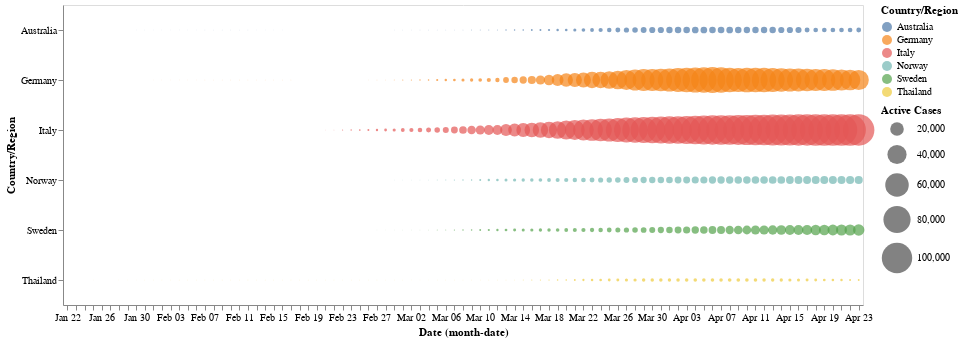

Notebook code for this chart:
### Code cell
countries = ['Thailand', 'Germany', 'Australia', 'Sweden', 'Norway', 'Italy']
selected_countries = combined_df[combined_df['Country/Region'].isin(countries)]

alt.Chart(selected_countries).mark_circle().encode(
x='monthdate(Date):O',
y='Country/Region',
color='Country/Region',
size=alt.Size('Active:Q',
scale=alt.Scale(range=[0, 1000]),
legend=alt.Legend(title='Active Cases')
)
).properties(
width=800,
height=300
)

### Figure 1 — Vega-Lite specification as saved in the notebook (floating-point values rounded to 4 significant figures; data arrays with more than 128 entries replaced by an {"elided": "..."} marker saying what was removed)
{"config": {"view": {"continuousWidth": 400, "continuousHeight": 300}}, "data": {"name": "data-b6b41a117af4e3bd82a36b934e95fe03"}, "mark": "circle", "encoding": {"color": {"type": "nominal", "field": "Country/Region"}, "size": {"type": "quantitative", "field": "Active", "legend": {"title": "Active Cases"}, "scale": {"range": [0, 1000]}}, "x": {"type": "ordinal", "field": "Date", "timeUnit": "monthdate"}, "y": {"type": "nominal", "field": "Country/Region"}}, "height": 300, "width": 800, "$schema": "https://vega.github.io/schema/vega-lite/v4.8.1.json", "datasets": {"data-b6b41a117af4e3bd82a36b934e95fe03": {"elided": "558 records"}}}
